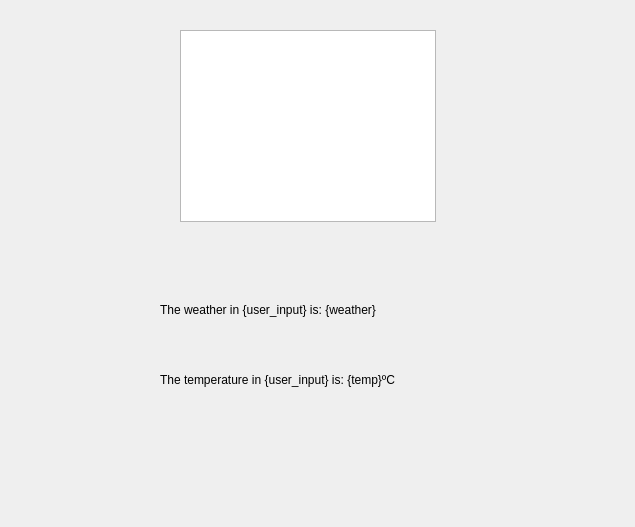
<?xml version="1.0" encoding="UTF-8"?>
<ui version="4.0">
 <class>MainWindow</class>
 <widget class="QMainWindow" name="MainWindow">
  <property name="geometry">
   <rect>
    <x>0</x>
    <y>0</y>
    <width>635</width>
    <height>527</height>
   </rect>
  </property>
  <property name="windowTitle">
   <string>MainWindow</string>
  </property>
  <widget class="QWidget" name="centralwidget">
   <widget class="QGraphicsView" name="graphicsView">
    <property name="geometry">
     <rect>
      <x>180</x>
      <y>30</y>
      <width>256</width>
      <height>192</height>
     </rect>
    </property>
   </widget>
   <widget class="QLabel" name="label">
    <property name="geometry">
     <rect>
      <x>160</x>
      <y>300</y>
      <width>341</width>
      <height>20</height>
     </rect>
    </property>
    <property name="text">
     <string>The weather in {user_input} is: {weather}</string>
    </property>
   </widget>
   <widget class="QLabel" name="label_2">
    <property name="geometry">
     <rect>
      <x>160</x>
      <y>370</y>
      <width>261</width>
      <height>20</height>
     </rect>
    </property>
    <property name="text">
     <string>The temperature in {user_input} is: {temp}ºC</string>
    </property>
   </widget>
  </widget>
 </widget>
 <resources/>
 <connections/>
</ui>
